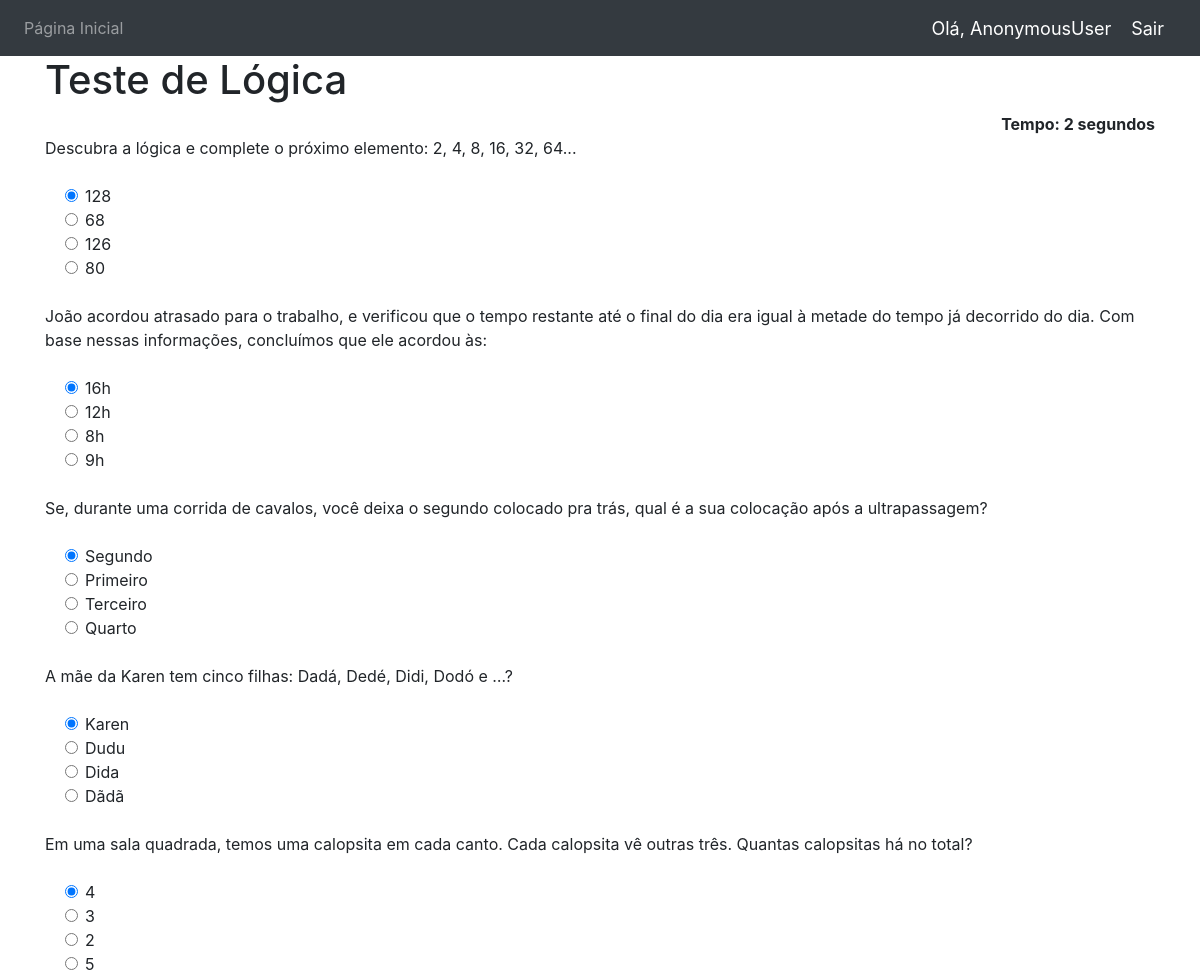
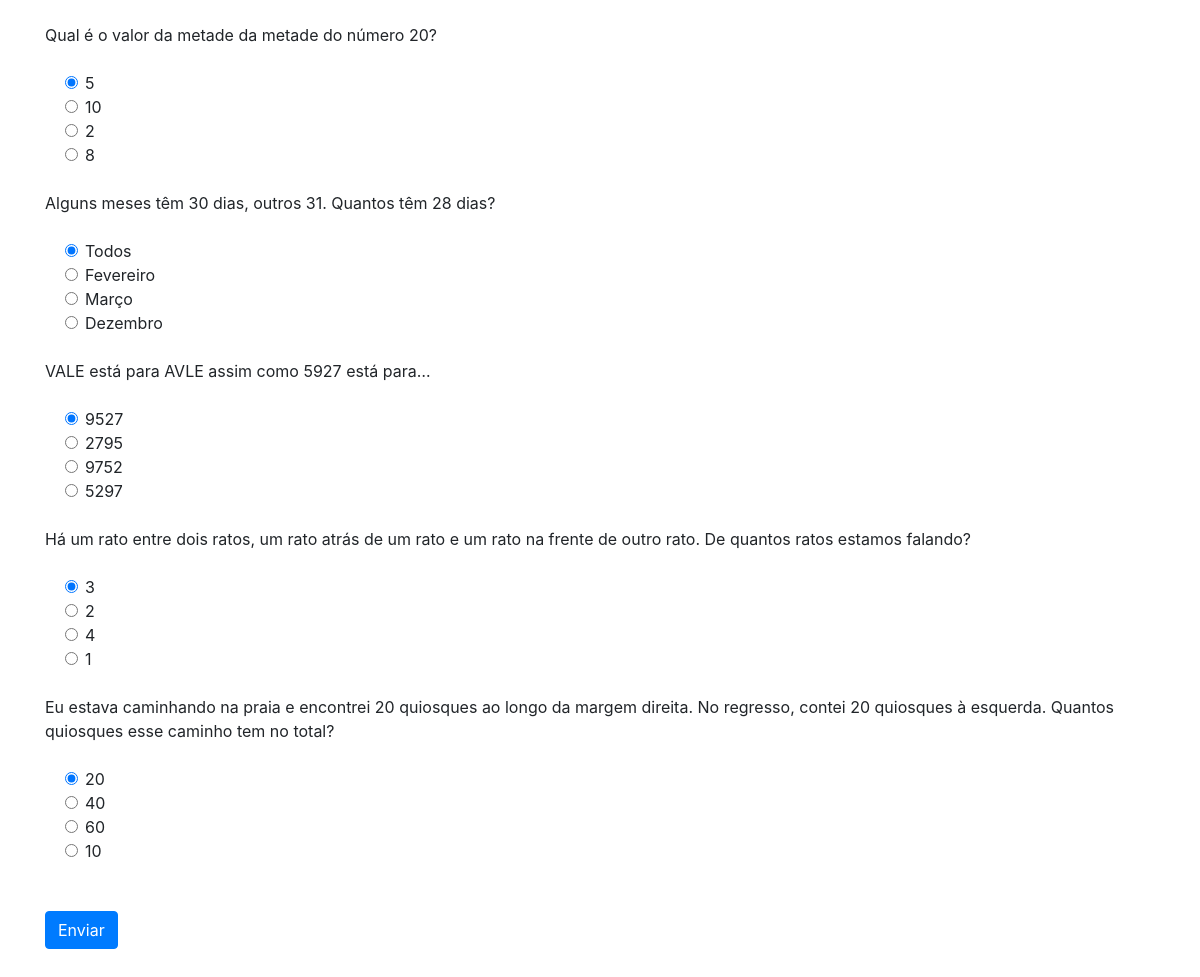
/home/, run on the app's committed database (2 pictures, top to bottom).
### WebApp/models.py (models this page shows, shortened)
class Questao(models.Model):
    descricao = models.CharField(max_length=200,null=True)
    alternativa1 = models.CharField(max_length=200,null=True)
    alternativa2 = models.CharField(max_length=200,null=True)
    alternativa3 = models.CharField(max_length=200,null=True)
    alternativa4 = models.CharField(max_length=200,null=True)
    resposta = models.CharField(max_length=200,null=True)

### WebApp/views.py (the view)
# urls.py: 2. Add a URL to urlpatterns:  path('', views.home, name='home')
def home(request):
    if request.method == 'POST':
        print(request.POST)
        questoes=Questao.objects.all()
        pontuacao=0
        erros=0
        acertos=0
        total=0
        for questao in questoes:
            total+=1
            print(request.POST.get(questao.descricao))
            print(questao.resposta)
            print()
            if 'alternativa' + questao.resposta == request.POST.get(questao.descricao):
                pontuacao+=10
                acertos+=1
            else:
                erros+=1
        percentual = pontuacao/(total*10) *100
        context = {
            'pontuacao':pontuacao,
            'tempo': request.POST.get('cronometro'),
            'acertos':acertos,
            'erros':erros,
            'percentual':percentual,
            'total':total
        }
        return render(request,'result.html',context)
    else:
        questoes=Questao.objects.all()
        context = {
            'questoes':questoes
        }
        return render(request,'home.html',context)

### WebApp/templates/home.html (shortened to what this page needs)
{% extends 'dependencies.html' %}
{% block content %}
{% load static %}
<div class="container">
<h1>Teste de Lógica</h1>
<div align="right" id="displayCronometro"><b>Tempo: 0 segundos</b></div>
 <form method='post' action=''>
    {% for questao in questoes%}
    <div class="form-group">
      <label for="questao">{{questao.descricao}}</label>
    </div>
    <div class="form-check">
        <div class="form-check">
            <input class="form-check-input" type="radio" name="{{questao.descricao}}" id="gridRadios1" value="alternativa1" checked>
            <label class="form-check-label" for="gridRadios1">
                {{questao.alternativa1}}
            </label>
        </div>
        <div class="form-check">
            <input class="form-check-input" type="radio" name="{{questao.descricao}}" id="gridRadios2" value="alternativa2">
            <label class="form-check-label" for="gridRadios2">
                {{questao.alternativa2}}
            </label>
        </div>
        <div class="form-check">
            <input class="form-check-input" type="radio" name="{{questao.descricao}}" id="gridRadios3" value="alternativa3">
            <label class="form-check-label" for="gridRadios3">
                {{questao.alternativa3}}
            </label>
        </div>
        <div class="form-check">
            <input class="form-check-input" type="radio" name="{{questao.descricao}}" id="gridRadios4" value="alternativa4">
            <label class="form-check-label" for="gridRadios4">
                {{questao.alternativa4}}
            </label>
        </div>
        <br>
    </div>
    {% endfor %}
    <br>
    <button type="submit" class="btn btn-primary">Enviar</button>
  </form>
</div>
{% endblock %}

### WebApp/templates/dependencies.html (shortened to what this page needs)
{% load static %}
<html>
    <head>
        <link rel="stylesheet" href="https://stackpath.bootstrapcdn.com/bootstrap/4.5.0/css/bootstrap.min.css">
    </head>
    <body>
        {% include 'navbar.html' %}
        {% block content %}
        {% endblock %}
        <br>
    </body>
</html>

### WebApp/templates/navbar.html (shortened to what this page needs)
{% load static %}
<nav class="navbar navbar-expand-lg navbar-dark bg-dark">
  <div class="collapse navbar-collapse" id="navbarNav">
    <ul class="navbar-nav">
      <li class="nav-item">
        <a class="nav-link" href="{% url 'login' %}">Página Inicial</a>
      </li>
    </ul>
  </div>
  <span class="greet">Olá, {{request.user}}</span>
  <span ><a  class="greet" href="{% url 'logout' %}">Sair</a></span>
</nav>

### WebApp/templates/navbar.html (style rules this page uses)
.greet { font-size: 18px; color: #fff; margin-right: 20px; }

### data on the page
Questao: descricao "Descubra a lógica e complete o próximo elemento: 2, 4, 8, 16, 32, 64...", alternativa1 "128", alternativa2 "68", alternativa3 "126", alternativa4 "80"
Questao: descricao "João acordou atrasado para o trabalho, e verificou que o tempo restante até o final do dia era igual à metade do tempo já decorrido do dia. Com base nessas informações, concluímos que ele acordou às:", alternativa1 "16h", alternativa2 "12h", alternativa3 "8h", alternativa4 "9h"
Questao: descricao "Se, durante uma corrida de cavalos, você deixa o segundo colocado pra trás, qual é a sua colocação após a ultrapassagem?", alternativa1 "Segundo", alternativa2 "Primeiro", alternativa3 "Terceiro", alternativa4 "Quarto"
Questao: descricao "A mãe da Karen tem cinco filhas: Dadá, Dedé, Didi, Dodó e …?", alternativa1 "Karen", alternativa2 "Dudu", alternativa3 "Dida", alternativa4 "Dãdã"
Questao: descricao "Em uma sala quadrada, temos uma calopsita em cada canto. Cada calopsita vê outras três. Quantas calopsitas há no total?", alternativa1 "4", alternativa2 "3", alternativa3 "2", alternativa4 "5"
Questao: descricao "Qual é o valor da metade da metade do número 20?", alternativa1 "5", alternativa2 "10", alternativa3 "2", alternativa4 "8"
Questao: descricao "Alguns meses têm 30 dias, outros 31. Quantos têm 28 dias?", alternativa1 "Todos", alternativa2 "Fevereiro", alternativa3 "Março", alternativa4 "Dezembro"
Questao: descricao "VALE está para AVLE assim como 5927 está para…", alternativa1 "9527", alternativa2 "2795", alternativa3 "9752", alternativa4 "5297"
Questao: descricao "Há um rato entre dois ratos, um rato atrás de um rato e um rato na frente de outro rato. De quantos ratos estamos falando?", alternativa1 "3", alternativa2 "2", alternativa3 "4", alternativa4 "1"
Questao: descricao "Eu estava caminhando na praia e encontrei 20 quiosques ao longo da margem direita. No regresso, contei 20 quiosques à esquerda. Quantos quiosques esse caminho tem no total?", alternativa1 "20", alternativa2 "40", alternativa3 "60", alternativa4 "10"

### other printed values
{{ request.user }} "AnonymousUser"
